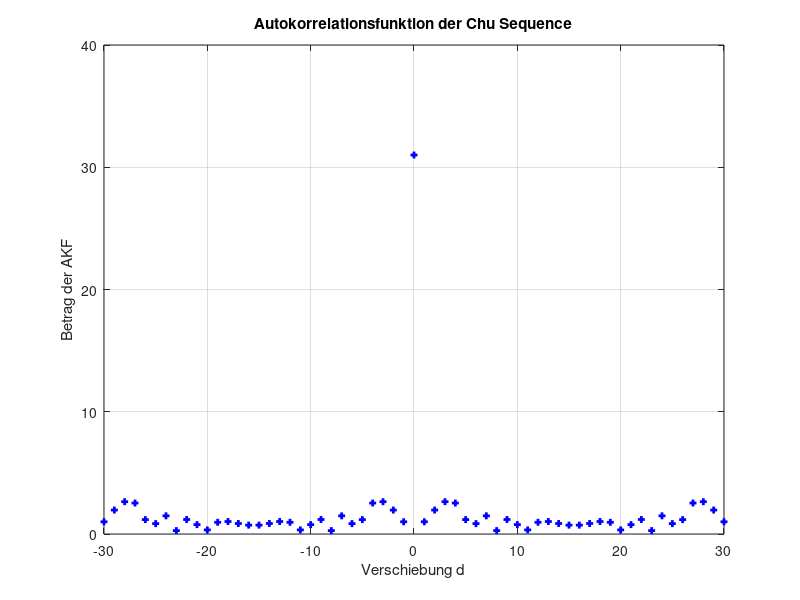
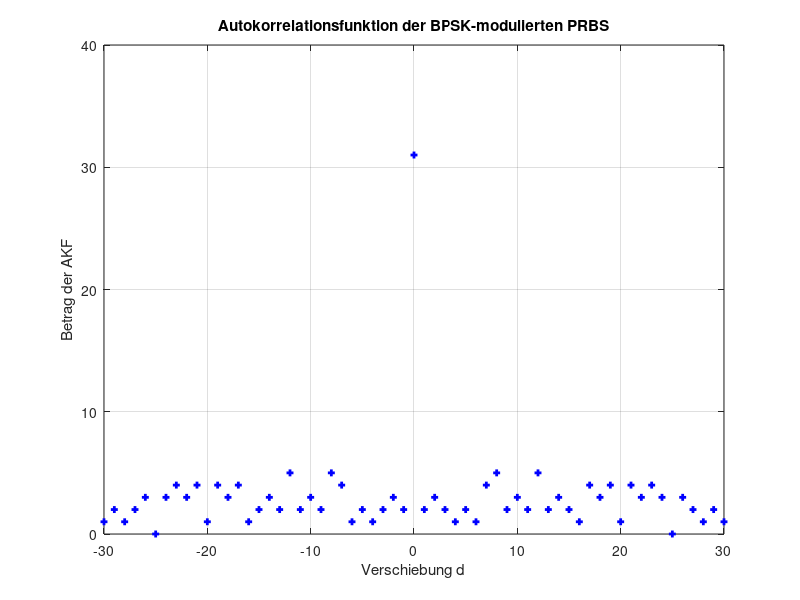

These figures' MATLAB source, in order:
function sdr_praeambel
% Aperiodische Autokorrelation von Praeambeln
%
%------------------------------------------------
% (c) Eberhard Gamm (www.ibega.de),
%     LIKE (www.like.e-technik.uni-erlangen.de),
%     2013
%------------------------------------------------

close all;

% Chu Sequence (Polyphasen-Symbole)
N = 31;
n = 0 : N - 1;
s_p_chu = exp( 1i * pi * n .* ( n + 1 ) / N );
% aperiodische Autokorrelation
R_sp_sp_chu = conv( s_p_chu , conj( fliplr(s_p_chu) ) );

% PRBS x^5 + x^3 + 1 (BPSK-Symbole)
p = [ 1 0 1 0 0 ];
m = length(p);
M = 2^m - 1;
s_p_prbs = zeros( 1, M );
reg = ones( 1, m );
for i = 1 : M
    s_p_prbs(i) = 1 - 2 * reg(end);
    reg = mod( [ 0 reg(1:end-1) ] + reg(end) * p, 2 );
end
% aperiodische Autokorrelation
R_sp_sp_prbs = conv( s_p_prbs , conj( fliplr(s_p_prbs) ) );

d = - N + 1 : N - 1;

figure(1);
plot(d,abs(R_sp_sp_chu),'bs','Linewidth',3,'Markersize',2);
grid;
axis([min(d) max(d) 0 40]);
xlabel('Verschiebung d');
ylabel('Betrag der AKF');
title('Autokorrelationsfunktion der Chu Sequence');

figure(2);
plot(d,abs(R_sp_sp_prbs),'bs','Linewidth',3,'Markersize',2);
grid;
axis([min(d) max(d) 0 40]);
xlabel('Verschiebung d');
ylabel('Betrag der AKF');
title('Autokorrelationsfunktion der BPSK-modulierten PRBS');
